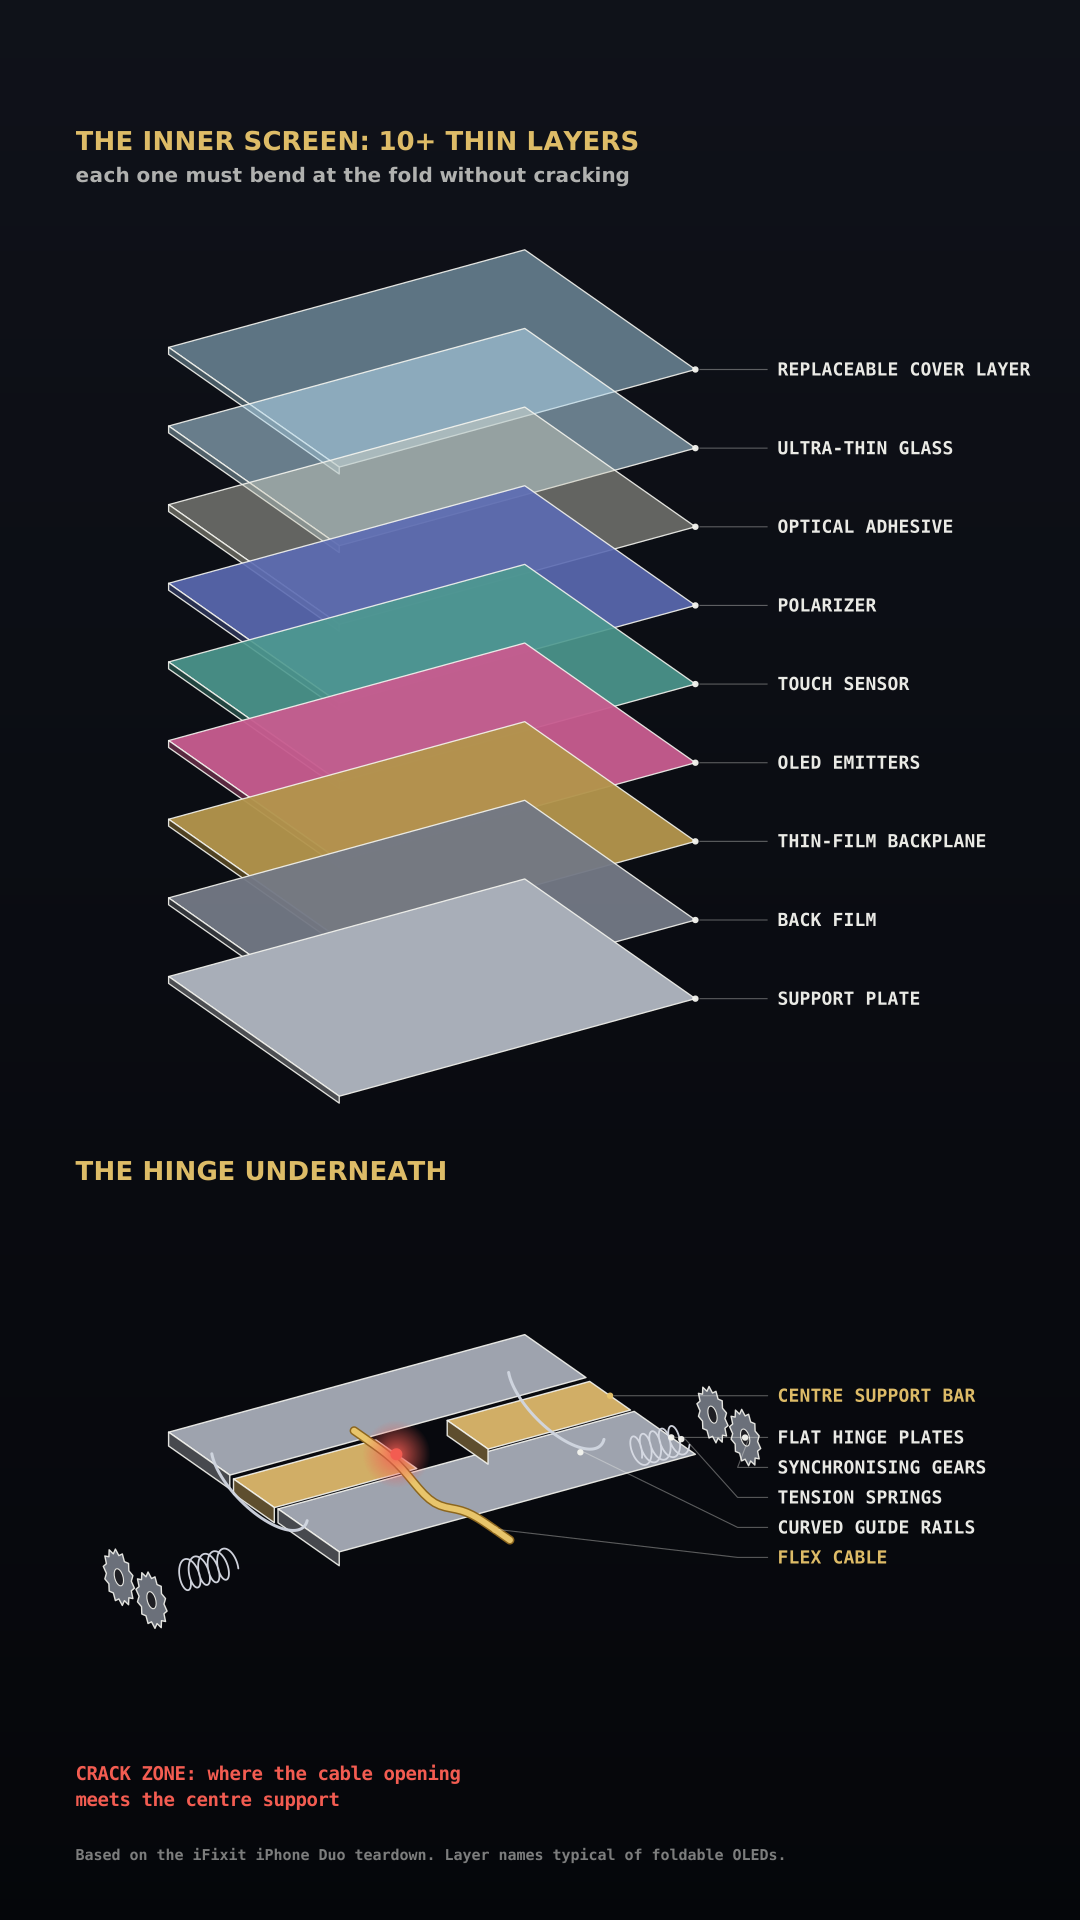

This figure's Python source:
import math, numpy as np, cairo
W,H=1080,1920
surf=cairo.ImageSurface(cairo.FORMAT_ARGB32,W,H); c=cairo.Context(surf)
g=cairo.LinearGradient(0,0,0,H); g.add_color_stop_rgb(0,0.06,0.07,0.10); g.add_color_stop_rgb(1,0.02,0.025,0.04)
c.set_source(g); c.paint()
WHITE=(0.96,0.96,0.94); GOLD=(0.91,0.77,0.42); RED=(0.95,0.36,0.32)
yaw,pitch=math.radians(-32),math.radians(26)
def cam(p):
    x,y,z=p
    x1=x*math.cos(yaw)-z*math.sin(yaw); z1=x*math.sin(yaw)+z*math.cos(yaw)
    y2=y*math.cos(pitch)-z1*math.sin(pitch); z2=y*math.sin(pitch)+z1*math.cos(pitch)
    return np.array([x1,y2,z2])
OX,OY,S=W*0.40,0,7.0
ORG=[0]
def P(p): q=cam(p); return (OX+q[0]*S, ORG[0]-q[1]*S)
def path(pts):
    c.new_path(); c.move_to(*P(pts[0]))
    for p in pts[1:]: c.line_to(*P(p))
    c.close_path()
def stroke(w=1.6,col=WHITE,a=0.9):
    c.set_source_rgba(*col,a); c.set_line_width(w); c.set_line_join(cairo.LINE_JOIN_ROUND); c.stroke()
def box(x0,x1,y0,y1,z0,z1,col,top_alpha=1.0,line=1.4):
    """axis-aligned slab, draws its 3 visible faces (top, front z=z1? , side) cleanly"""
    v=lambda x,y,z: np.array((x,y,z),float)
    faces=[([v(x0,y1,z0),v(x1,y1,z0),v(x1,y1,z1),v(x0,y1,z1)],1.0),      # top
           ([v(x0,y0,z1),v(x1,y0,z1),v(x1,y1,z1),v(x0,y1,z1)],0.62),     # front
           ([v(x1,y0,z0),v(x1,y0,z1),v(x1,y1,z1),v(x1,y1,z0)],0.45),     # right
           ([v(x0,y0,z0),v(x0,y1,z0),v(x0,y1,z1),v(x0,y0,z1)],0.45)]     # left
    for f,k in faces:
        a,b,cc=[cam(p) for p in f[:3]]
        if np.cross(b-a,cc-a)[2]>0 and np.cross(cc-a,b-a)[2]>0: continue
        # visibility: face normal toward camera
        n=np.cross(cam(f[1])-cam(f[0]),cam(f[3])-cam(f[0]))
        if n[2]>0: continue
        path(f); c.set_source_rgba(col[0]*k,col[1]*k,col[2]*k,top_alpha if k==1.0 else 1.0); c.fill_preserve(); stroke(line)
QUEUE=[]
def label(pt,text,col=WHITE,size=19,dx=0):
    x,y=P(pt); QUEUE.append([x,y,text,col,size])
def flush(min_gap=34):
    QUEUE.sort(key=lambda q:q[1]); last=-1e9
    for q in QUEUE:
        q.append(max(q[1],last+min_gap)); last=q[5]
    for x,y,text,col,size,ly in QUEUE: _label(x,y,ly,text,col,size)
    QUEUE.clear()
def _label(x,y,ly,text,col,size):
    lx=W*0.72
    c.move_to(x+4,y); c.line_to(lx-40,ly); c.line_to(lx-10,ly); c.set_source_rgba(*WHITE,0.35); c.set_line_width(1.1); c.stroke()
    c.arc(x,y,3.2,0,2*math.pi); c.set_source_rgba(*col,0.95); c.fill()
    c.select_font_face("DejaVu Sans Mono",cairo.FONT_SLANT_NORMAL,cairo.FONT_WEIGHT_BOLD)
    c.set_font_size(size); c.set_source_rgba(*col,0.95); c.move_to(lx,ly+6); c.show_text(text)

L=60.0     # length along the hinge axis (x)
Wd=46.0    # width across the fold (z), centred on 0
# ------------- display stack, exploded upward (top first in the list) -------------
layers=[("REPLACEABLE COVER LAYER",(0.62,0.78,0.86),0.55),
        ("ULTRA-THIN GLASS",(0.70,0.84,0.92),0.55),
        ("OPTICAL ADHESIVE",(0.80,0.80,0.74),0.45),
        ("POLARIZER",(0.36,0.42,0.70),0.9),
        ("TOUCH SENSOR",(0.30,0.60,0.56),0.9),
        ("OLED EMITTERS",(0.78,0.36,0.56),0.95),
        ("THIN-FILM BACKPLANE",(0.70,0.58,0.30),0.95),
        ("BACK FILM",(0.45,0.47,0.52),0.95),
        ("SUPPORT PLATE",(0.66,0.68,0.72),1.0)]
ORG[0]=1070
base=12.0; gap=12.5; th=1.1
for i,(name,col,al) in enumerate(layers):
    y=base+(len(layers)-1-i)*gap
    box(-L/2,L/2,y,y+th,-Wd/2,Wd/2,col,al,1.3)
    corners=[np.array(p) for p in ((-L/2,y+th,-Wd/2),(L/2,y+th,-Wd/2),(L/2,y+th,Wd/2),(-L/2,y+th,Wd/2))]
    label(max(corners,key=lambda p:P(p)[0]),name,WHITE,18)
# bracket title for the stack
c.select_font_face("DejaVu Sans",cairo.FONT_SLANT_NORMAL,cairo.FONT_WEIGHT_BOLD)
c.set_font_size(26); c.set_source_rgba(*GOLD,0.95); c.move_to(W*0.07,150); c.show_text("THE INNER SCREEN: 10+ THIN LAYERS")
c.set_font_size(20); c.set_source_rgba(*WHITE,0.7); c.move_to(W*0.07,182); c.show_text("each one must bend at the fold without cracking")

# ------------- hinge assembly, below -------------
flush()
c.select_font_face("DejaVu Sans",cairo.FONT_SLANT_NORMAL,cairo.FONT_WEIGHT_BOLD)
c.set_font_size(26); c.set_source_rgba(*GOLD,0.95); c.move_to(W*0.07,1180); c.show_text("THE HINGE UNDERNEATH")
ORG[0]=1520
yb=10.0
# flat plates either side
box(-L/2,L/2,yb,yb+2.2,-Wd/2,-6.5,(0.62,0.64,0.68))
box(-L/2,L/2,yb,yb+2.2,6.5,Wd/2,(0.62,0.64,0.68))
label((L/2,yb+2.2,6.5+10),"FLAT HINGE PLATES",WHITE,18,0)
# central support bar (gold-ish) with the flex-cable opening cut in it
box(-L/2,-6,yb-0.4,yb+2.0,-5.5,5.5,(0.82,0.68,0.40))
box(6,L/2,yb-0.4,yb+2.0,-5.5,5.5,(0.82,0.68,0.40))
label((L/2,yb+2.0,0),"CENTRE SUPPORT BAR",GOLD,18)
# flex cable crossing the hinge through the opening
c.set_line_cap(cairo.LINE_CAP_ROUND)
fc=[np.array((0,yb-4.5,z)) for z in np.linspace(-Wd/2+2,Wd/2-2,30)]
fc=[p+np.array((0,-2.5*math.cos(p[2]/Wd*math.pi)**8,0)) for p in fc]
for wdt,col,al in ((9,(0.55,0.40,0.12),1),(6,GOLD,1)):
    c.new_path(); c.move_to(*P(fc[0]))
    for p in fc[1:]: c.line_to(*P(p))
    c.set_source_rgba(*col,al); c.set_line_width(wdt); c.stroke()
label((0,yb-4.5,Wd/2-6),"FLEX CABLE",GOLD,18,0)
# curved guide rails under the plates
for x in (-L/2+5,L/2-5):
    pts=[np.array((x,yb-0.2-5.5*math.sin(t),-6.5-9*math.cos(t)*0+(-6+12*t/math.pi)*0+ -13*math.cos(t))) for t in np.linspace(0.15,math.pi-0.15,40)]
    c.new_path(); c.move_to(*P(pts[0]))
    for p in pts[1:]: c.line_to(*P(p))
    c.set_source_rgba(0.82,0.84,0.88,0.95); c.set_line_width(3.0); c.stroke()
label((L/2-5,yb-5.7,0),"CURVED GUIDE RAILS",WHITE,18)
# gear trains at both ends, with springs
def gear(x,z,r,teeth=14):
    pts=[]
    for k in range(teeth*2):
        t=2*math.pi*k/(teeth*2); rr=r if k%2==0 else r*0.82
        pts.append(np.array((x,yb-8+rr*math.sin(t),z+rr*math.cos(t))))
    path(pts); c.set_source_rgb(0.42,0.44,0.48); c.fill_preserve(); stroke(1.4)
    hub=[np.array((x,yb-8+r*0.3*math.sin(t),z+r*0.3*math.cos(t))) for t in np.linspace(0,2*math.pi,20)]
    path(hub); c.set_source_rgb(0.12,0.12,0.14); c.fill_preserve(); stroke(1.1)
for x in (-L/2-20,L/2+20):
    gear(x,-4.4,4.2); gear(x,4.4,4.2)
label((L/2+20,yb-8,4.4),"SYNCHRONISING GEARS",WHITE,18)
for x0,dirn in ((-L/2-4,-1),(L/2+4,1)):
    pts=[np.array((x0+dirn*8*t/(2*math.pi*5),yb-8+2.2*math.sin(t),0+2.2*math.cos(t))) for t in np.linspace(0,2*math.pi*5,200)]
    c.new_path(); c.move_to(*P(pts[0]))
    for p in pts[1:]: c.line_to(*P(p))
    c.set_source_rgba(0.85,0.86,0.90,0.95); c.set_line_width(1.8); c.stroke()
label((L/2+12,yb-8,0),"TENSION SPRINGS",WHITE,18)
# crack zone: where the flex-cable opening meets the centre support
cx,cy=P((-6,yb+2.0,0))
rg=cairo.RadialGradient(cx,cy,2,cx,cy,34); rg.add_color_stop_rgba(0,*RED,0.85); rg.add_color_stop_rgba(1,*RED,0)
c.set_source(rg); c.arc(cx,cy,34,0,2*math.pi); c.fill()
c.set_source_rgba(*RED,1); c.arc(cx,cy,6,0,2*math.pi); c.fill()
flush(30)
c.select_font_face("DejaVu Sans Mono",cairo.FONT_SLANT_NORMAL,cairo.FONT_WEIGHT_BOLD)
c.set_font_size(19); c.set_source_rgba(*RED,1); c.move_to(W*0.07,1780); c.show_text("CRACK ZONE: where the cable opening")
c.move_to(W*0.07,1806); c.show_text("meets the centre support")
c.set_font_size(15); c.set_source_rgba(*WHITE,0.5); c.move_to(W*0.07,H-60); c.show_text("Based on the iFixit iPhone Duo teardown. Layer names typical of foldable OLEDs.")
surf.write_to_png('/tmp/claude-0/-home-claude/799125be-9bd5-56f2-8793-b19dc1429680/scratchpad/hinge/arch.png')
